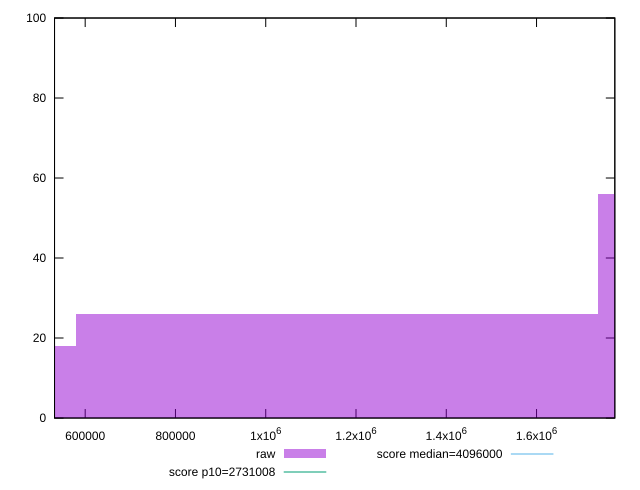

The script that saved this image:
reset

$raw <<EOF
2314981.838039637 56
0 18
1157490.9190198185 26
EOF

set key outside below
set boxwidth 1157490.9190198185
set xrange [532092:1773420]
set yrange [0:100]
set trange [0:100]
set style fill transparent solid 0.5 noborder

set parametric
set terminal svg size 640, 490 enhanced background rgb 'white'
set output "reports/report_00027_2021-02-24T12-40-31.850Z/total-byte-weight/samples/agenda/raw/histogram.svg"

plot $raw title "raw" with boxes, \
     2731008,t title "score p10=2731008", \
     4096000,t title "score median=4096000"

reset
